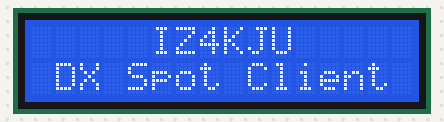
A sketch run on a simulated Arduino Uno, built with avr-gcc and run on an emulated ATmega328P. Shown: 16×2 character LCD. WiFi joins after 1.5 s; servers stay silent unless stated; what the sketch prints to the serial monitor is not drawn. At 11.8 s the program stops and its outputs stay as they are.

Above: at 0.1 s.
At 10.3 s:
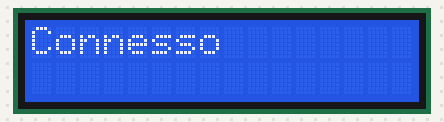
At 11.9 s:
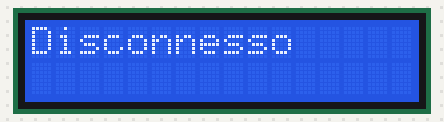

Measured:
- what the display in image 1 shows lasts 1.0 s, from 10.3 s to 11.3 s

The sketch:

dxcluster_iz4kju.ino
```cpp
#include <LiquidCrystal.h>
#include <SPI.h>
#include <Ethernet.h>
//inizializzazione display con shield DFROBOT
LiquidCrystal lcd(8, 9, 4, 5, 6, 7);

String callsign = "iz4kju";  // <-- parametro da modificare
// MAC Address della scheda ethernet
byte mac[] = {
  0xDE, 0xAA, 0xFF, 0xAF, 0xFE, 0xED
};
// ip della scheda
IPAddress ip(192, 168, 2, 15); // <-- parametro da modificare
// ip del server con i cluster
IPAddress server(144, 76, 158, 174);
// dati della rete locale
IPAddress gateway(192, 168, 2, 69); // <-- parametro da modificare
IPAddress subnet(255, 255, 255, 0);
IPAddress myDns(8, 8, 8, 8);

int passo = 0;
int timeout = 0;
int login = 0;
int caratteri = 0;
int lettere = 0;
EthernetClient client;

void setup() {
  // calcolo delle lettere nel nominativo
  lettere = callsign.length();
  // definizione del display
  lcd.begin(16, 2);
  lcd.setCursor(5, 0);
  lcd.print("IZ4KJU");
  lcd.setCursor(1, 1);
  lcd.print("DX Spot Client");
  // inizializzazione scheda ethernet
  Ethernet.begin(mac, ip, myDns, gateway, subnet);
  // inizializazione porta seriale
  Serial.begin(9600);
  while (!Serial) {
    ; // wait for serial port to connect. Needed for native USB port only
  }
  // attendo che la scheda ethernet sia pronta
  delay(10000);
  Serial.println("connecting...");
  lcd.clear();
  lcd.setCursor(0,0);
  lcd.print("Connessione...");

  // connessione al server DXFUN con porta 8000
  if (client.connect(server, 8000)) {
    lcd.clear();
    Serial.println("connected");
    lcd.print("Connesso");
    delay(1000);
    lcd.clear();

  } else {
    Serial.println("connection failed");
    lcd.clear();
    lcd.print("Errore");
  }
  lcd.noAutoscroll();
}

void loop() {
  // ricevi tutti i dati provenienti dalla porta seriale
  if (client.available()) {
    char c = client.read();
    Serial.print(c);
    // azzero il timer di timeout ogni volta che ricevo un carattere (mi serve per autenticarmi)
    timeout = 0;
    // se il carattere è un invio allora riporta a capo il cursore
    if (c == char(13) || c == char(10)) {
      lcd.setCursor(0, 0);
      caratteri = 0;
    } else if (caratteri < 32) {
    // altrimenti se ho scritto meno caratteri della dimensione massima del display scrivi ciò che arriva
      if (caratteri == 16) {
      // se ho finito la prima riga passa alla seconda
        lcd.setCursor(0, 1);
      }
      // scrivi il carattere ricevuto
      lcd.print(c);
      // incrementa il contatore dei caratteri ricevuti
      caratteri = caratteri + 1;
    }
  }

  if (timeout <= 200) {
    // attendo la richiesta di login
    timeout = timeout + 1;
  }  else if (login == 0) {
     //se non mi sono ancora loggato allora invio il mio nominativo
      client.println(String(callsign));
      login = 1;
  }


  // se il server si disconnette allora chiudi la connessione
  if (!client.connected()) {
    lcd.clear();
    lcd.setCursor(0,0);
    lcd.print("Disconnesso");
    Serial.println();
    Serial.println("disconnecting.");
    client.stop();
    // do nothing:
    while (true);
  }
  delay(10);
}
```
